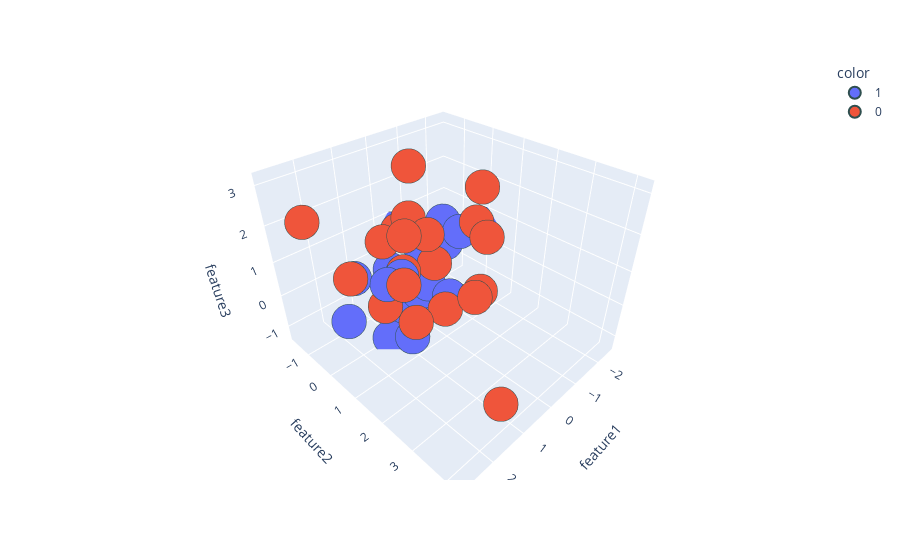

Notebook cell for this chart:
### Code cell
import plotly.express as px 

fig = px.scatter_3d(
    df, 
    x=df['feature1'], 
    y=df['feature2'], 
    z=df['feature3'], 
    color=df['target'].astype('str')  # color points based on target labels
)

fig.update_traces(
    marker=dict(
        size=12,  # size of points
        line=dict(
            width=2,  # border thickness around points
            color='DarkSlateGrey'  # border color
        )
    ),
    selector=dict(mode='markers')  # apply these settings only to scatter markers
)

fig.show()

### Figure 1 — Plotly figure (JSON) as saved in the notebook; plotly's stock layout.template omitted (floating-point values rounded to 4 significant figures)
{"data": [{"hovertemplate": "color=1<br>feature1=%{x}<br>feature2=%{y}<br>feature3=%{z}<extra></extra>", "legendgroup": "1", "marker": {"color": "#636efa", "line": {"color": "DarkSlateGrey", "width": 2}, "size": 12, "symbol": "circle"}, "mode": "markers", "name": "1", "scene": "scene", "showlegend": true, "type": "scatter3d", "x": [-0.3316, 0.2411, 1.415, 1.772, 0.4206, 0.3223, 1.045, 0.9486, -0.04544, -0.4208, 0.667, -1.01, 1.968, -0.3675, 0.1901, -0.02254, -1.838, -2.506, 1.267, -0.9926], "y": [-1.632, -0.9525, 0.4577, -0.3475, 0.4116, 0.06034, 0.5382, 0.7017, 1.041, -0.552, 0.02581, 0.4417, -0.5478, -1.137, 0.5121, 0.01342, -0.9388, 0.147, 0.1736, -0.1613], "z": [0.6191, -0.1363, 0.7289, 0.6701, -0.07132, -1.043, 0.8121, -1.051, -0.09403, -0.1211, -0.7776, 1.129, -0.6794, -1.322, 0.1315, 0.9359, -0.2018, 0.6062, -1.223, 1.192]}, {"hovertemplate": "color=0<br>feature1=%{x}<br>feature2=%{y}<br>feature3=%{z}<extra></extra>", "legendgroup": "0", "marker": {"color": "#EF553B", "line": {"color": "DarkSlateGrey", "width": 2}, "size": 12, "symbol": "circle"}, "mode": "markers", "name": "0", "scene": "scene", "showlegend": true, "type": "scatter3d", "x": [1.01, 1.677, 2.823, -0.7233, 1.438, 0.2046, 1.251, -1.39, 0.7489, -1.028, 1.425, 0.7319, 1.234, 0.1771, 0.3849, 0.2907, 0.8989, 2.011, 2.224, -0.7643], "y": [1.438, 4.188, -0.3329, 1.461, 1.1, -0.01154, 0.1864, 0.6667, 2.593, 1.131, 1.441, 0.5174, 0.05278, -0.5981, 1.324, 0.867, 0.436, 1.921, 0.2304, 1.567], "z": [2.328, -0.08056, 2.637, -0.08537, 1.065, 3.151, 1.704, 1.344, 1.171, 2.603, 0.1826, 2.245, -0.2616, 1.227, -0.1032, 0.9826, 0.821, 2.933, 1.192, 1.549]}], "layout": {"legend": {"title": {"text": "color"}, "tracegroupgap": 0}, "margin": {"t": 60}, "scene": {"domain": {"x": [0, 1], "y": [0, 1]}, "xaxis": {"title": {"text": "feature1"}}, "yaxis": {"title": {"text": "feature2"}}, "zaxis": {"title": {"text": "feature3"}}}}}
